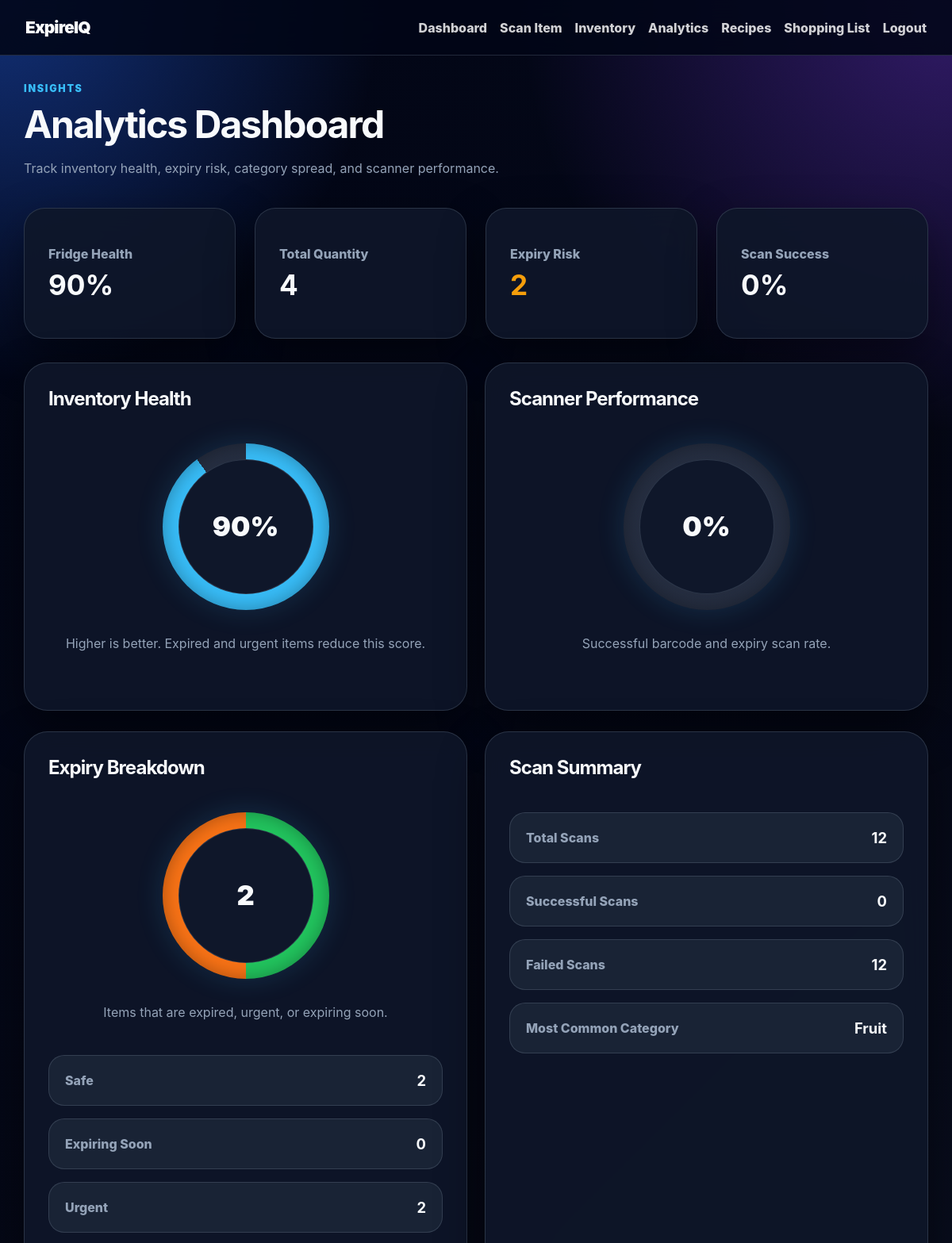
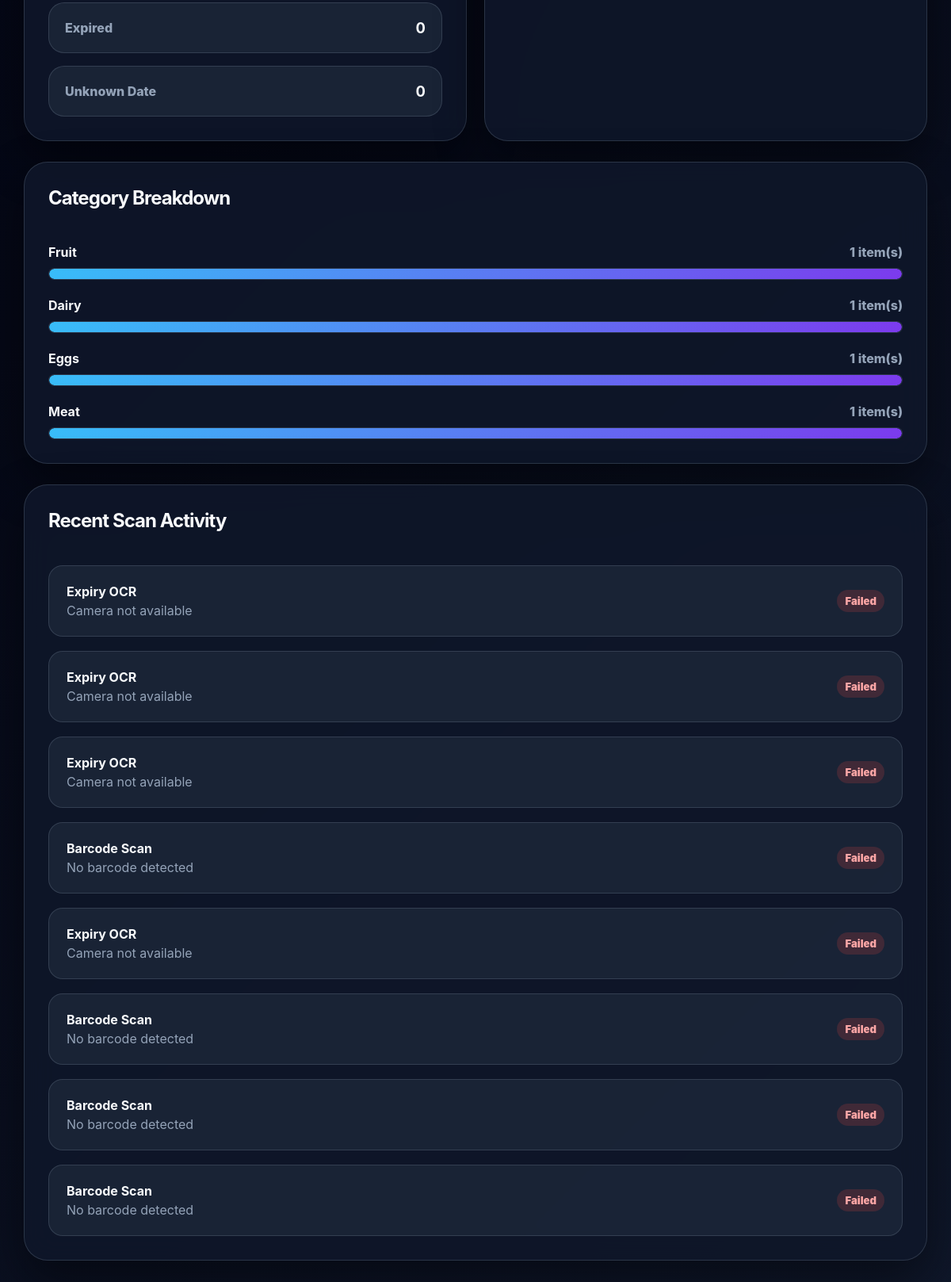
Screenshot of /analytics (signed in) with the database file from the repository (2 pictures, top to bottom).
### app/models.py (models this page shows)
class Product(Base):
    __tablename__ = "products"
    id: Mapped[int] = mapped_column(primary_key=True, index=True)
    barcode: Mapped[str] = mapped_column(String, unique=True, index=True)
    name: Mapped[str] = mapped_column(String)
    brand: Mapped[Optional[str]] = mapped_column(String, nullable=True)
    size: Mapped[Optional[str]] = mapped_column(String, nullable=True)
    category: Mapped[Optional[str]] = mapped_column(String, nullable=True)
    full_category: Mapped[Optional[str]] = mapped_column(String, nullable=True)
    created_at: Mapped[datetime] = mapped_column(DateTime, default=datetime.utcnow)
    inventory_items: Mapped[List["InventoryItem"]] = relationship(back_populates="product")

class ScanLog(Base):
    __tablename__ = "scan_logs"
    id: Mapped[int] = mapped_column(primary_key=True, index=True)
    user_id: Mapped[Optional[int]] = mapped_column(ForeignKey("users.id"), nullable=True)
    scan_type: Mapped[str] = mapped_column(String)
    raw_result: Mapped[Optional[str]] = mapped_column(String, nullable=True)
    success: Mapped[int] = mapped_column(Integer, default=0)
    scanned_at: Mapped[datetime] = mapped_column(DateTime, default=datetime.utcnow)

### app/main.py (the view)
@app.get("/analytics")
def analytics_page(request: Request, db: Session = Depends(get_db)):
    user = require_user(request, db)
    items = crud.get_user_inventory(db, user.id)
    scan_logs = crud.get_user_scan_logs(db, user.id, limit=200)
    analytics = build_analytics(items, scan_logs)
    return templates.TemplateResponse(
        request,
        "analytics.html",
        {
            "user": user,
            "analytics": analytics,
            "scan_logs": scan_logs[:8]
        }
    )

### templates/analytics.html (shortened to what this page needs)
<!DOCTYPE html>
<html>
<head>
    <link rel="stylesheet" href="/static/style.css">
</head>
<body class="appliance-mode">
    <nav class="top-nav">
        <div class="brand">ExpireIQ</div>
        <div class="nav-links">
            <a href="/dashboard">Dashboard</a>
            <a href="/scan">Scan Item</a>
            <a href="/items">Inventory</a>
            <a href="/analytics">Analytics</a>
            <a href="/recipes">Recipes</a>
            <a href="/shopping-list">Shopping List</a>
            <a href="/logout">Logout</a>
        </div>
    </nav>
    <main>
        <section class="page-header">
            <div>
                <p class="eyebrow">Insights</p>
                <h1>Analytics Dashboard</h1>
                <p class="muted">Track inventory health, expiry risk, category spread, and scanner performance.</p>
            </div>
        </section>
        <section class="stats-grid">
            <article class="stat-card">
                <span>Fridge Health</span>
                <strong>{{ analytics.health_score }}%</strong>
            </article>
            <article class="stat-card">
                <span>Total Quantity</span>
                <strong>{{ analytics.total_quantity }}</strong>
            </article>
            <article class="stat-card warning">
                <span>Expiry Risk</span>
                <strong>{{ analytics.expiry_risk }}</strong>
            </article>
            <article class="stat-card">
                <span>Scan Success</span>
                <strong>{{ analytics.scan_success_rate }}%</strong>
            </article>
        </section>
        <section class="grid-two">
            <article class="card chart-card">
                <div class="section-heading">
                    <h2>Inventory Health</h2>
                </div>
                <div class="performance-ring">
                    <div class="performance-circle" style="--scan-success: {{ analytics.health_score }}%;">
                        <span>{{ analytics.health_score }}%</span>
                    </div>
                    <p class="muted">Higher is better. Expired and urgent items reduce this score.</p>
                </div>
            </article>
            <article class="card chart-card">
                <div class="section-heading">
                    <h2>Scanner Performance</h2>
                </div>
                <div class="performance-ring">
                    <div class="performance-circle" style="--scan-success: {{ analytics.scan_success_rate }}%;">
                        <span>{{ analytics.scan_success_rate }}%</span>
                    </div>
                    <p class="muted">Successful barcode and expiry scan rate.</p>
                </div>
            </article>
        </section>
        <section class="grid-two">
            <article class="card">
                <div class="section-heading">
                    <h2>Expiry Breakdown</h2>
                </div>
                {% set total_expiry = analytics.safe + analytics.soon + analytics.urgent + analytics.expired + analytics.unknown %}
                {% if total_expiry == 0 %}
                    {% set total_expiry = 1 %}
                {% endif %}
                <div class="donut-card">
                    <div class="donut-chart"
                         style="
                            --safe: {{ (analytics.safe / total_expiry) * 100 }}%;
                            --soon: {{ ((analytics.safe + analytics.soon) / total_expiry) * 100 }}%;
                            --urgent: {{ ((analytics.safe + analytics.soon + analytics.urgent) / total_expiry) * 100 }}%;
                            --expired: {{ ((analytics.safe + analytics.soon + analytics.urgent + analytics.expired) / total_expiry) * 100 }}%;
                         ">
                        <span>{{ analytics.expiry_risk }}</span>
                    </div>
                    <p class="muted">Items that are expired, urgent, or expiring soon.</p>
                </div>
                <div class="analytics-stack">
                    <div class="analytics-row"><span>Safe</span><strong>{{ analytics.safe }}</strong></div>
                    <div class="analytics-row"><span>Expiring Soon</span><strong>{{ analytics.soon }}</strong></div>
                    <div class="analytics-row"><span>Urgent</span><strong>{{ analytics.urgent }}</strong></div>
                    <div class="analytics-row"><span>Expired</span><strong>{{ analytics.expired }}</strong></div>
                    <div class="analytics-row"><span>Unknown Date</span><strong>{{ analytics.unknown }}</strong></div>
                </div>
            </article>
            <article class="card">
                <div class="section-heading">
                    <h2>Scan Summary</h2>
                </div>
                <div class="analytics-stack">
                    <div class="analytics-row"><span>Total Scans</span><strong>{{ analytics.total_scans }}</strong></div>
                    <div class="analytics-row"><span>Successful Scans</span><strong>{{ analytics.successful_scans }}</strong></div>
                    <div class="analytics-row"><span>Failed Scans</span><strong>{{ analytics.failed_scans }}</strong></div>
                    <div class="analytics-row"><span>Most Common Category</span><strong>{{ analytics.most_common_category }}</strong></div>
                </div>
            </article>
        </section>
        <section class="card">
            <div class="section-heading">
                <h2>Category Breakdown</h2>
            </div>
            {% if analytics.category_data %}
                <div class="bar-list">
                    {% for category in analytics.category_data %}
                        <div class="bar-row">
                            <div class="bar-label">
                                <strong>{{ category.name }}</strong>
                                <span>{{ category.count }} item(s)</span>
                            </div>
                            <div class="bar-track">
                                <div class="bar-fill" style="width: {{ category.percent }}%;"></div>
                            </div>
                        </div>
                    {% endfor %}
                </div>
            {% else %}
                <p class="empty-state">No category data yet. Scan or add items to build analytics.</p>
            {% endif %}
        </section>
        <section class="card">
            <div class="section-heading">
                <h2>Recent Scan Activity</h2>
            </div>
            {% if scan_logs %}
                <div class="item-list">
                    {% for log in scan_logs %}
                        <div class="list-row">
                            <div>
                                <strong>{{ scan_type_label(log.scan_type) }}</strong>
                                <p>{{ log.raw_result or "No result stored" }}</p>
                            </div>
                            {% if log.success %}
                                <span class="badge safe">Success</span>
                            {% else %}
                                <span class="badge expired">Failed</span>
                            {% endif %}
                        </div>
                    {% endfor %}
                </div>
            {% else %}
                <p class="empty-state">No scan history yet.</p>
            {% endif %}
        </section>
    </main>
</body>
</html>

### rows the page displays
Product: most_common_category "Fruit", name "Fruit", count "1", {{ category.percent }} 100 (drawn)
Product: name "Dairy", count "1", {{ category.percent }} 100 (drawn)
Product: name "Eggs", count "1", {{ category.percent }} 100 (drawn)
Product: name "Meat", count "1", {{ category.percent }} 100 (drawn)
ScanLog: scan_type "Expiry OCR", raw_result "Camera not available", success "Failed"
ScanLog: scan_type "Expiry OCR", raw_result "Camera not available", success "Failed"
ScanLog: scan_type "Expiry OCR", raw_result "Camera not available", success "Failed"
ScanLog: scan_type "Barcode Scan", raw_result "No barcode detected", success "Failed"
ScanLog: scan_type "Expiry OCR", raw_result "Camera not available", success "Failed"
ScanLog: scan_type "Barcode Scan", raw_result "No barcode detected", success "Failed"
ScanLog: scan_type "Barcode Scan", raw_result "No barcode detected", success "Failed"
ScanLog: scan_type "Barcode Scan", raw_result "No barcode detected", success "Failed"

### other values shown
{{ analytics.health_score }} "90"
{{ analytics.total_quantity }} "4"
{{ analytics.expiry_risk }} "2"
{{ analytics.scan_success_rate }} "0"
{{ analytics.safe }} "2"
{{ analytics.soon }} "0"
{{ analytics.urgent }} "2"
{{ analytics.expired }} "0"
{{ analytics.unknown }} "0"
{{ analytics.total_scans }} "12"
{{ analytics.successful_scans }} "0"
{{ analytics.failed_scans }} "12"
